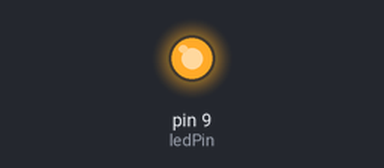
A sketch run on a simulated Arduino Uno, built with avr-gcc and run on an emulated ATmega328P. Shown: output pins drawn as LEDs (lit = HIGH).

Above: at 1.0 s.
At 3.0 s:
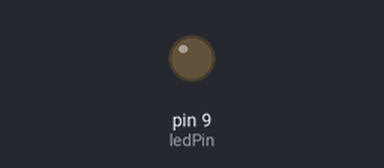
Timing chart, 0 to 5.2 s (numbered marks = the images above):
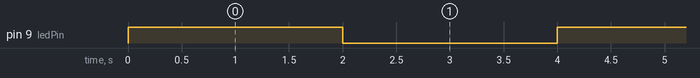

The sketch:

flikker-leds.ino
```cpp
const int ledPin = 9;

void setup() {
	pinMode(ledPin, OUTPUT);
}

void loop() {
	digitalWrite(ledPin, 255);
	delay(2000);
	digitalWrite(ledPin, 0);
	delay(2000);
}
```

Measured:
- by itself, pin 9 (ledPin): alternates HIGH for 2.0 s and LOW for 2.0 s
